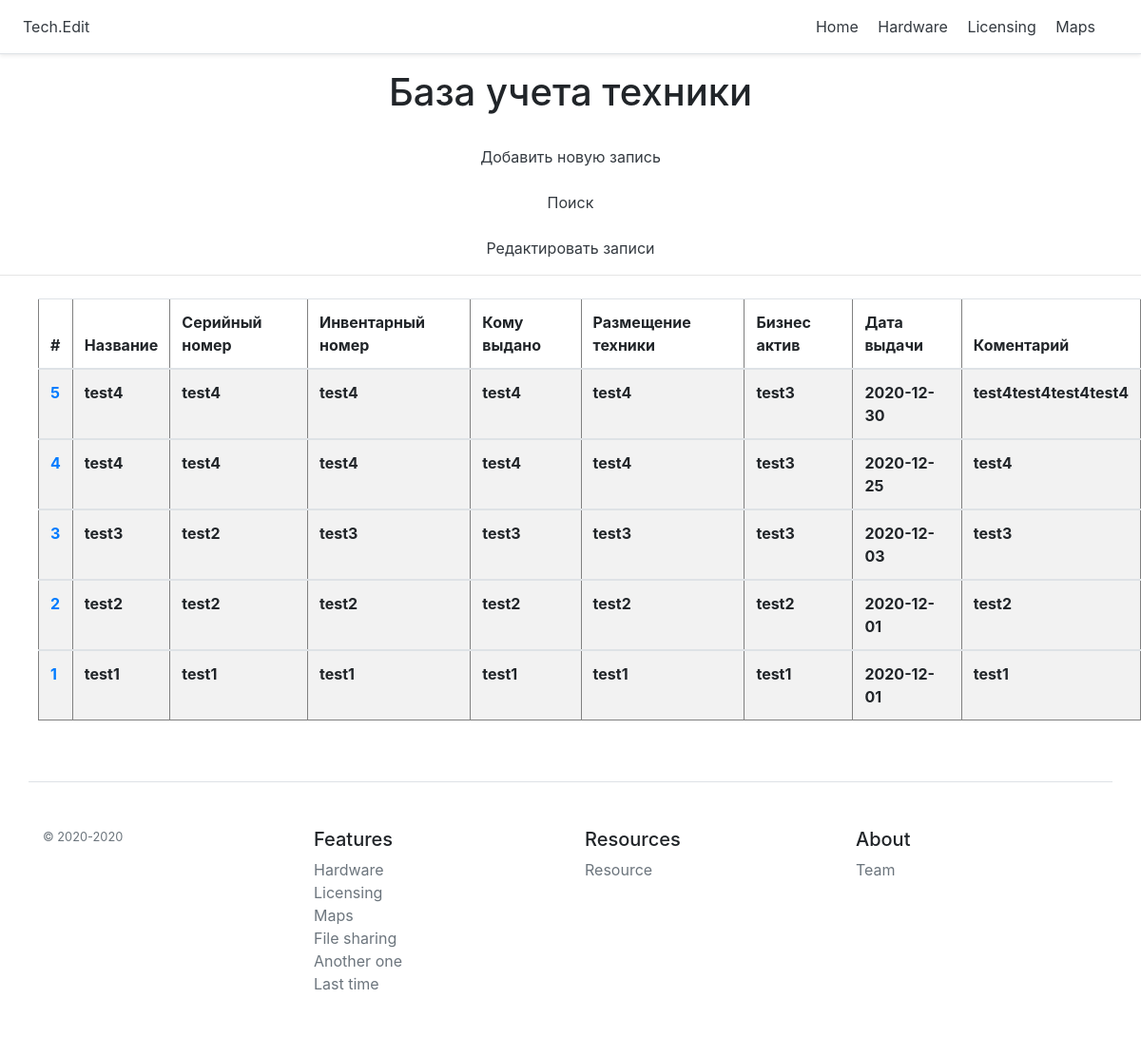
The page /hardware on the database its author committed.
### tables this page shows
CREATE TABLE "hardware" (
	"id"	integer,
	"who_issue"	text NOT NULL,
	"tech_type"	text NOT NULL,
	"tech_name"	text NOT NULL,
	"tech_sn"	text NOT NULL,
	"tech_in"	text NOT NULL,
	"for_whom"	text NOT NULL,
	"tech_locate"	text NOT NULL,
	"tech_buisnes"	text NOT NULL,
	"input_date"	text NOT NULL,
	"input_coment"	text NOT NULL,
	"time"	INTEGER NOT NULL DEFAULT 1,
	PRIMARY KEY("id" AUTOINCREMENT)
);

### app.py (the view)
@app.route('/hardware')
def about():
    db = get_db()
    dbase = FDataBase(db)
    return render_template("hardware.html", hardware=dbase.getHardwareList())

### FDataBase.py (called while the page is built)
    def getHardwareList(self):
        try:
            self.__cur.execute(f"SELECT id, tech_name, tech_sn, tech_in, for_whom, tech_locate, tech_buisnes, input_date, input_coment FROM hardware ORDER BY time DESC")
            res = self.__cur.fetchall()
            if res: return res
        except sqlite3.Error as e:
            print("Ошибка получения статьи из БД " + str(e))
        return []

### app.py (called while the page is built)
def connect_db():
    conn = sqlite3.connect(app.config['DATABASE'])
    conn.row_factory = sqlite3.Row
    return conn

def get_db():
    if not hasattr(g, 'link_db'):
        g.link_db = connect_db()
    return g.link_db

### templates/hardware.html (shortened to what this page needs)
{% extends 'base.html' %}
{% block body %}
<div class="container" align="center">
    <h1> База учета техники </h1><br>
    <a class="p-2 text-dark" href="/new_input">Добавить новую запись</a><br><br>
    <a class="p-2 text-dark" href="/db_search">Поиск</a><br><br>
    <a class="p-2 text-dark" href="/db_change">Редактировать записи</a>
</div>
<hr class="mb-4">
<div class="table-responsive" align="center">
    <ul>
        <table border="1", class="table table-striped table_sm" >
            <thead>
             <tr>
                 <th> # </th>
                 <th> Название </th>
                 <th> Серийный номер</th>
                 <th> Инвентарный номер</th>
                 <th> Кому выдано </th>
                 <th> Размещение техники</th>
                 <th> Бизнес актив </th>
                 <th> Дата выдачи </th>
                 <th> Коментарий </th>
             </tr>
            </thead>
        {% for p in hardware %}
            <tbody>
            <tr>
                <th><a href="{{ url_for('showhardware', id_hardware=p.id)}}">{{p.title}}{{p.id}}</a></th>
                <th>{{p.tech_name}}</th>
                <th>{{p.tech_sn}}</th>
                <th>{{p.tech_in}}</th>
                <th>{{p.for_whom}}</th>
                <th>{{p.tech_locate}}</th>
                <th>{{p.tech_buisnes}}</th>
                <th>{{p.input_date}}</th>
                <th>{{p.input_coment[:20]}}</th>
            </tr>
            </tbody>
        {% endfor %}
        </table>
    </ul>
</div>
{% endblock %}

### templates/base.html (shortened to what this page needs)
<!doctype html>
<html lang="ru">
<head>
    <link rel="stylesheet" href="{{ url_for('static', filename='css/bootstrap.min.css') }}">
</head>
<body>
<div class="d-flex flex-column flex-md-row align-items-center p-3 px-md-4 mb-3 bg-white border-bottom shadow-sm">
  <a class="my-0 mr-md-auto text-dark font-weight-normal" href="/login">Tech.Edit</a>
  <nav class="my-2 my-md-0 mr-md-3">
    <a class="p-2 text-dark" href="/index">Home</a>
    <a class="p-2 text-dark" href="/hardware">Hardware</a>
    <a class="p-2 text-dark" href="/">Licensing</a>
    <a class="p-2 text-dark" href="/">Maps</a>
  </nav>
</div>
    {% block body %}{% endblock %}
<footer class="container pt-4 my-md-5 pt-md-5 border-top">
    <div class="row">
      <div class="col-12 col-md">
        <small class="d-block mb-3 text-muted">© 2020-2020</small>
      </div>
      <div class="col-6 col-md">
        <h5>Features</h5>
        <ul class="list-unstyled text-small">
          <li><a class="text-muted" href="/hardware">Hardware</a></li>
          <li><a class="text-muted" href="/">Licensing</a></li>
          <li><a class="text-muted" href="/">Maps</a></li>
          <li><a class="text-muted" href="/">File sharing</a></li>
          <li><a class="text-muted" href="/">Another one</a></li>
          <li><a class="text-muted" href="/">Last time</a></li>
        </ul>
      </div>
      <div class="col-6 col-md">
        <h5>Resources</h5>
        <ul class="list-unstyled text-small">
          <li><a class="text-muted" href="#">Resource</a></li>
        </ul>
      </div>
      <div class="col-6 col-md">
        <h5>About</h5>
        <ul class="list-unstyled text-small">
          <li><a class="text-muted" href="#">Team</a></li>
        </ul>
      </div>
    </div>
  </footer>
</body>
</html>

### rows shown on the page
hardware: id "5", tech_name "test4", tech_sn "test4", tech_in "test4", for_whom "test4", tech_locate "test4", tech_buisnes "test3", input_date "2020-12-30", input_coment "test4test4test4test4"
hardware: id "4", tech_name "test4", tech_sn "test4", tech_in "test4", for_whom "test4", tech_locate "test4", tech_buisnes "test3", input_date "2020-12-25", input_coment "test4"
hardware: id "3", tech_name "test3", tech_sn "test2", tech_in "test3", for_whom "test3", tech_locate "test3", tech_buisnes "test3", input_date "2020-12-03", input_coment "test3"
hardware: id "2", tech_name "test2", tech_sn "test2", tech_in "test2", for_whom "test2", tech_locate "test2", tech_buisnes "test2", input_date "2020-12-01", input_coment "test2"
hardware: id "1", tech_name "test1", tech_sn "test1", tech_in "test1", for_whom "test1", tech_locate "test1", tech_buisnes "test1", input_date "2020-12-01", input_coment "test1"
